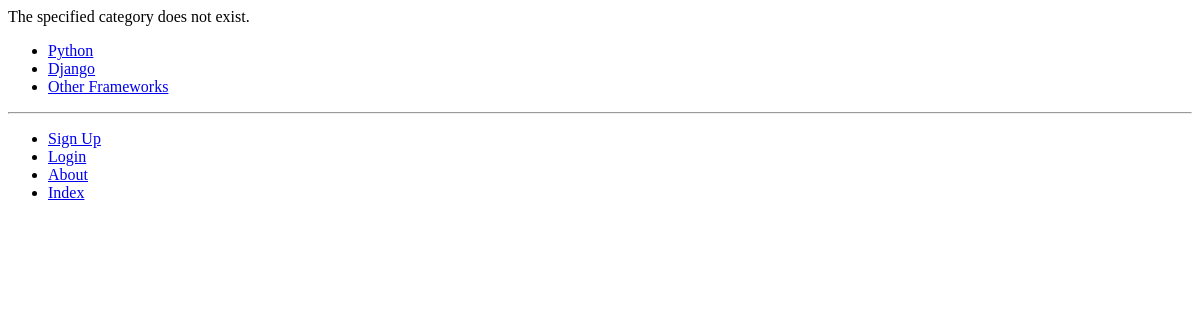
/rango/category/python/, run on an earlier commit of the app's database.
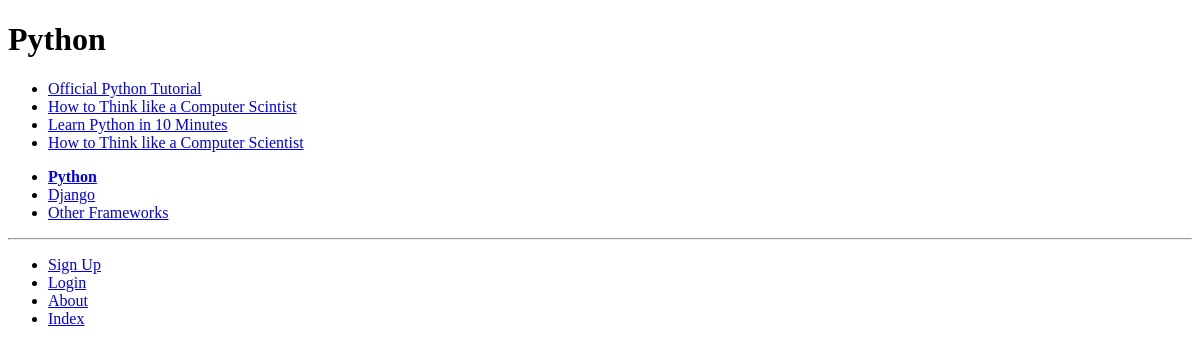
And on a later commit of the database.
### rango/models.py (models this page shows, shortened)
class Category (models.Model):
    NAME_MAX_LENGTH = 128
    name = models.CharField(max_length=NAME_MAX_LENGTH, unique=True)
    views = models.IntegerField(default=0)
    likes = models.IntegerField(default=0)
    slug = models.SlugField(unique=True)
    class Meta:
        verbose_name_plural = 'categories'

class Page (models.Model):
    TITLE_MAX_LENGTH = 128
    URL_MAX_LENGTH = 200
    category = models.ForeignKey(Category, on_delete=models.CASCADE)
    title = models.CharField(max_length=TITLE_MAX_LENGTH)
    url = models.URLField()
    views = models.IntegerField(default=0)

### rango/views.py (the view)
# urls.py: path('category/<slug:category_name_slug>/',views.show_category, name='show_category'),
def show_category(request, category_name_slug):
    context_dict = {}
    try:
        category = Category.objects.get(slug=category_name_slug)
        pages = Page.objects.filter(category=category)
        context_dict['pages'] = pages
        context_dict['category'] = category
    except Category.DoesNotExist:
        context_dict['category'] = None
        context_dict['pages'] = None
    return render(request, 'rango/category.html', context=context_dict)

### rango/templatetags/rango_template_tags.py (called while the page is built)
@register.inclusion_tag('rango/categories.html')
def get_category_list(current_category=None):
    return {'categories':Category.objects.all(),'current_category':current_category}

### templates/rango/category.html (shortened to what this page needs)
{% extends 'rango/base.html' %}
{% load staticfiles %}
{% block body_block %}
    {% if category %}
    <h1>{{ category.name }}</h1>
        {% if pages %}
        <ul>
            {% for page in pages %}
            <li><a href="{{ page.url }}" >{{ page.title }}</a></li>
            {% endfor %}
        </ul>
        {% else %}
        <strong>No pages currently in category.</strong>
        {% endif %}
    {% else %}
    The specified category does not exist.
    {% endif %}
{% endblock %}

### templates/rango/categories.html
<ul>
{% if categories %}
    {% for c in categories %}
        {% if c == current_category %}
        <li>
        <strong>
            <a href="{% url 'rango:show_category' c.slug %}">{{ c.name }}</a>
        </strong>
        </li>
        {% else %}
        <li>
            <a href="{% url 'rango:show_category' c.slug %}">{{ c.name }}</a>
        </li>
        {% endif %}
    {% endfor %}
{% else %}
    <li><strong>There are no categories present.</strong></li>
{% endif %}
</ul>

What changed in the data, as far as the page shows it:
changed Category "Python": slug empty → "python" (drawn); name (not shown) → "Python"
now on this page (row edited): Page: title "Official Python Tutorial"
now on this page (row unchanged): Page: title "How to Think like a Computer Scintist"
now on this page (row edited): Page: title "Learn Python in 10 Minutes"
now on this page (row edited): Page: title "How to Think like a Computer Scientist"
Also different on the page:
text no longer shown: "The specified category does not exist."
